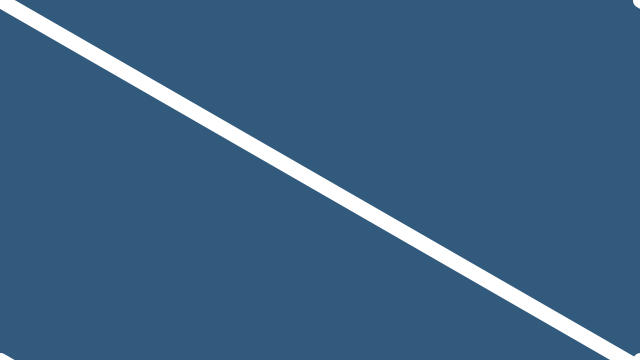
Frame 1 (no input)
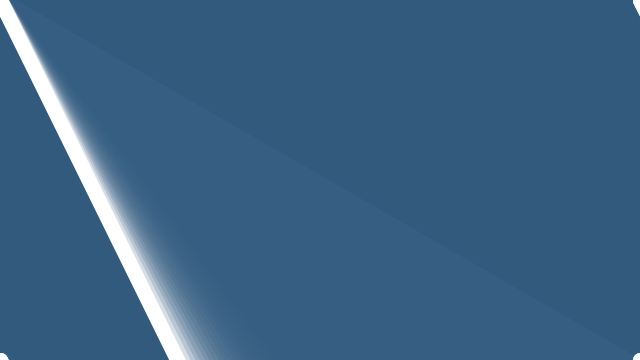
Frame 60 (the mouse pressed at the canvas centre just before this capture)
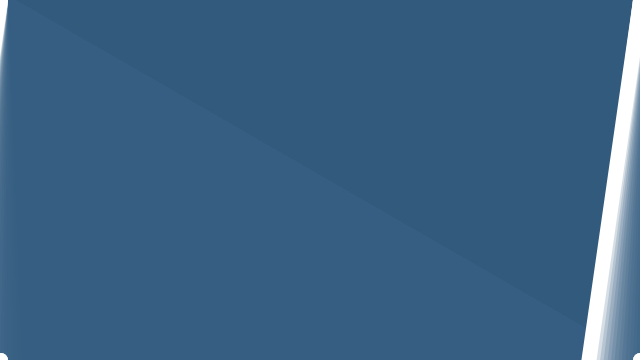
Frame 120 (the mouse held since frame 60 and released just before this capture)

The Processing sketch that drew these frames (run headless with seeded random() and noise(); from frame 60 on, the mouse is pressed at the canvas centre):

// Processing sketch: processing_143064
// ── processing_143064.pde

float angle;
 
void setup()
{
  size(640,360);
  background(#325A7D);
}
 
void draw()
{
  noStroke();
  fill(#325A7D,50);
  rect(0,0,width,height);
  
  // rotation angle
  angle += 0.01;
 
  strokeWeight(15);
 
  stroke(255);
   
  pushMatrix();
  translate(0,0);
  rotate(angle);
  line(0,0,width,height);
  popMatrix();
   
  pushMatrix();
  translate(width,0);
  rotate(angle);
  line(0,0,width,height);
  popMatrix();
   
  pushMatrix();
  translate(0,height);
  rotate(angle);
  line(0,0,width,height);
  popMatrix();
   
  pushMatrix();
  translate(width,height);
  rotate(angle);
  line(0,0,width,height);
  popMatrix();
}
